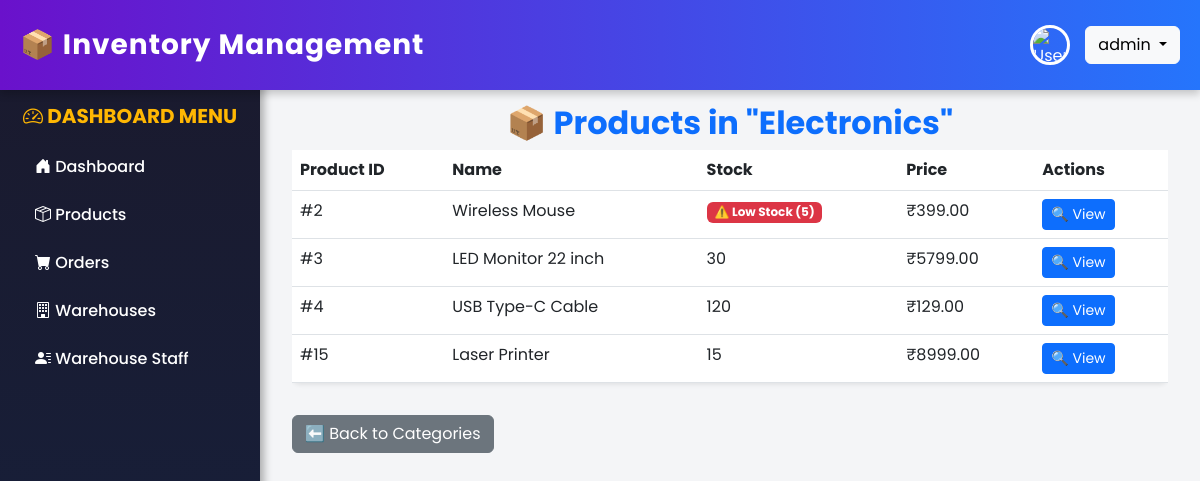
Screenshot of /categories/1/ (signed in) with the database file from the repository.
### inventory/models.py (models this page shows, shortened)
class Category(models.Model):
    name = models.CharField(max_length=255, unique=True)

class Product(models.Model):
    name = models.CharField(max_length=255)
    stock_keeping_unit = models.CharField(max_length=100)
    category = models.ForeignKey('Category', on_delete=models.CASCADE)
    quantity_in_stock = models.PositiveIntegerField()
    reorder_level = models.PositiveIntegerField(default=10)
    supplier = models.ForeignKey('Supplier', on_delete=models.SET_NULL, null=True, blank=True)
    purchase_price = models.DecimalField(max_digits=10, decimal_places=2)
    selling_price = models.DecimalField(max_digits=10, decimal_places=2)
    description = models.TextField(blank=True, null=True)
    warehouse_location = models.CharField(max_length=255)
    created_at = models.DateTimeField(auto_now_add=True)
    product_image = models.ImageField(upload_to="product_images/", null=True, blank=True)
    barcode = models.ImageField(upload_to="qrcodes/", blank=True, null=True)

### inventory/views.py (the view)
# urls.py: path("categories/<int:category_id>/", views.category_products, name="category_products"),
def category_products(request, category_id):
    category = get_object_or_404(Category, id=category_id)
    products = Product.objects.filter(category=category)
    return render(
        request,
        "inventory/category/category_products.html",
        {"category": category, "products": products},
    )

### inventory/templates/inventory/category/category_products.html
{% extends 'inventory/base.html' %} {% block content %}
<div class="container">
  <h2 class="mt-4 fw-bold text-primary text-center">
    📦 Products in "{{ category.name }}"
  </h2>
  <div class="table-responsive">
    <table class="table table-hover shadow-sm rounded-3">
      <thead
        class="text-white"
        style="background: linear-gradient(135deg, #6a11cb, #2575fc)"
      >
        <tr>
          <th>Product ID</th>
          <th>Name</th>
          <th>Stock</th>
          <th>Price</th>
          <th>Actions</th>
        </tr>
      </thead>
      <tbody>
        {% for product in products %}
        <tr>
          <td>#{{ product.id }}</td>
          <td>{{ product.name }}</td>
          <td>
            {% if product.quantity_in_stock < 10 %}
            <span class="badge bg-danger"
              >⚠️ Low Stock ({{ product.quantity_in_stock }})</span
            >
            {% else %} {{ product.quantity_in_stock }} {% endif %}
          </td>
          <td>₹{{ product.selling_price }}</td>
          <td>
            <a
              href="{% url 'inventory:product_detail' product.id %}"
              class="btn btn-primary btn-sm"
              >🔍 View</a
            >
          </td>
        </tr>
        {% empty %}
        <tr>
          <td colspan="5" class="text-center">No products in this category.</td>
        </tr>
        {% endfor %}
      </tbody>
    </table>
  </div>
  <a href="{% url 'inventory:category_list' %}" class="btn btn-secondary mt-3"
    >⬅️ Back to Categories</a
  >
</div>
{% endblock %}

### inventory/templates/inventory/base.html (style rules this page uses)
body { font-family: "Poppins", sans-serif; display: flex; flex-direction: column; height: 100vh; overflow-x: hidden; background-color: #f4f5f7; }

### rows the page displays
Category: name "Electronics"
Product: id "2", name "Wireless Mouse", quantity_in_stock "5", selling_price "399.00"
Product: id "3", name "LED Monitor 22 inch", quantity_in_stock "30", selling_price "5799.00"
Product: id "4", name "USB Type-C Cable", quantity_in_stock "120", selling_price "129.00"
Product: id "15", name "Laser Printer", quantity_in_stock "15", selling_price "8999.00"

### other values shown
{{ request.session.user_name }} "admin"
